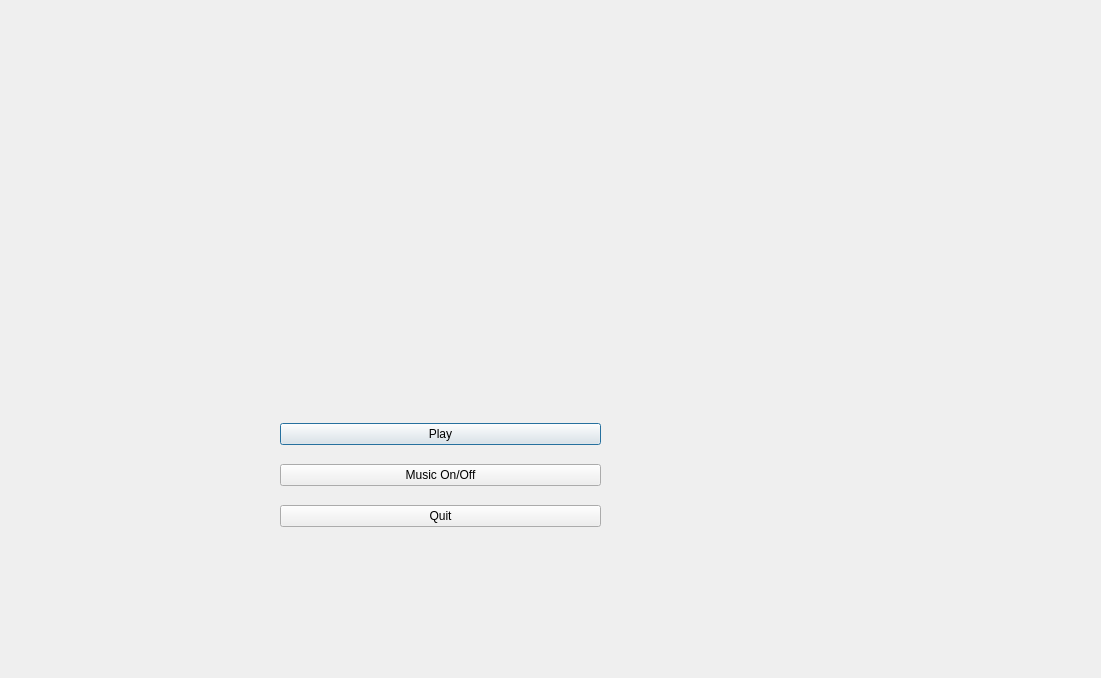
<?xml version="1.0" encoding="UTF-8"?>
<ui version="4.0">
 <class>Play</class>
 <widget class="QDialog" name="Play">
  <property name="geometry">
   <rect>
    <x>0</x>
    <y>0</y>
    <width>1101</width>
    <height>678</height>
   </rect>
  </property>
  <property name="windowTitle">
   <string>Dialog</string>
  </property>
  <widget class="QLabel" name="PlayMenu">
   <property name="geometry">
    <rect>
     <x>-330</x>
     <y>10</y>
     <width>1431</width>
     <height>781</height>
    </rect>
   </property>
   <property name="text">
    <string>TextLabel</string>
   </property>
  </widget>
  <widget class="QLabel" name="Eye3">
   <property name="geometry">
    <rect>
     <x>150</x>
     <y>20</y>
     <width>301</width>
     <height>231</height>
    </rect>
   </property>
   <property name="text">
    <string/>
   </property>
  </widget>
  <widget class="QWidget" name="verticalLayoutWidget">
   <property name="geometry">
    <rect>
     <x>280</x>
     <y>410</y>
     <width>321</width>
     <height>131</height>
    </rect>
   </property>
   <layout class="QVBoxLayout" name="verticalLayout">
    <item>
     <widget class="QPushButton" name="Play_x">
      <property name="text">
       <string>Play</string>
      </property>
     </widget>
    </item>
    <item>
     <widget class="QPushButton" name="Music">
      <property name="text">
       <string>Music On/Off</string>
      </property>
     </widget>
    </item>
    <item>
     <widget class="QPushButton" name="Quit_2">
      <property name="text">
       <string>Quit</string>
      </property>
     </widget>
    </item>
   </layout>
  </widget>
 </widget>
 <resources/>
 <connections/>
</ui>
